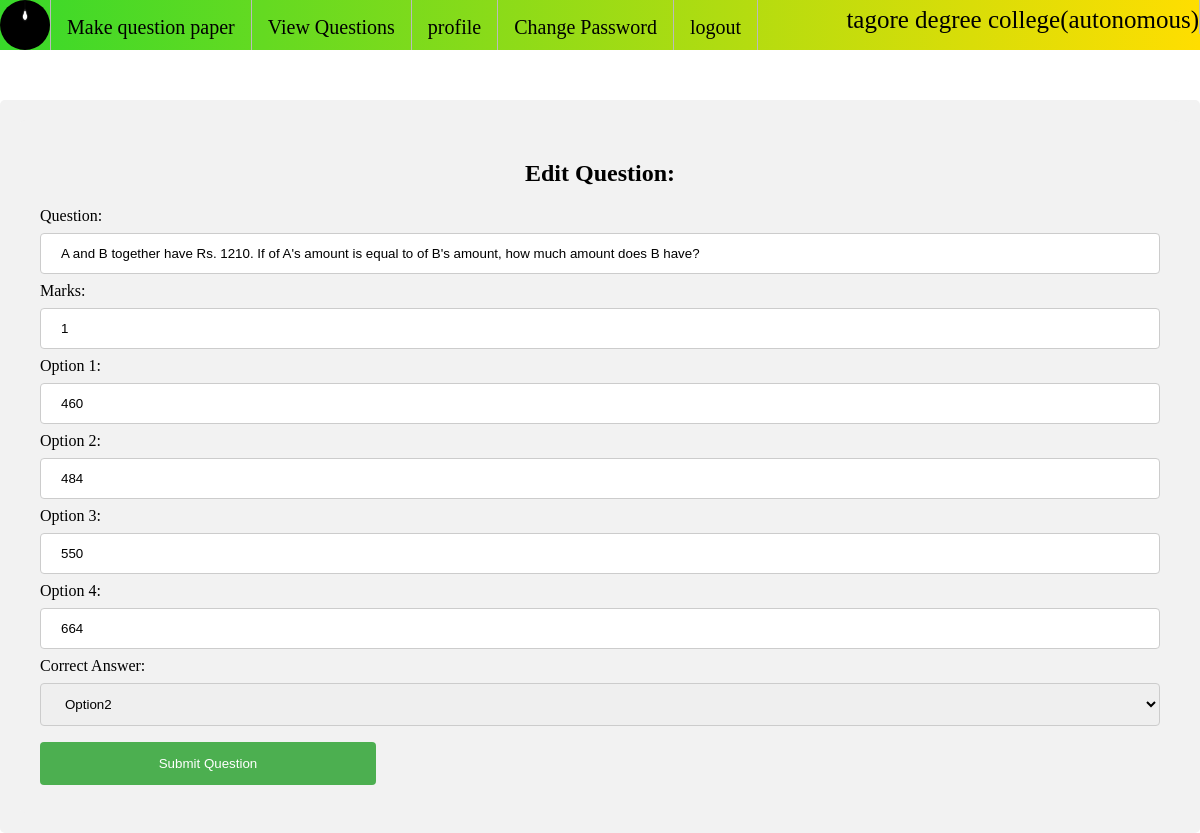
Page /faculty/questionedit/25/ (signed in) on the committed database.
### faculty/models.py (models this page shows)
class Faculty(models.Model):
    user=models.OneToOneField(User,on_delete=models.CASCADE)
    contact=models.PositiveIntegerField()
    address=models.CharField(max_length=100)
    profile_pic=models.ImageField(upload_to='profile_pic/faculty/',null=True)
    course=models.CharField(max_length=40)
    approved=models.BooleanField(default=False)

### exam/models.py (models this page shows)
class Question(models.Model):
    course=models.ForeignKey(Course,on_delete=models.CASCADE)
    question=models.CharField(max_length=1000)
    option1=models.CharField(max_length=100)
    option2=models.CharField(max_length=100)
    option3=models.CharField(max_length=100)
    option4=models.CharField(max_length=100)
    answer=models.CharField(max_length=100,choices=answer_choices)
    marks=models.PositiveIntegerField()

### faculty/views.py (the view)
# urls.py: path('questionedit/<int:id>/',views.faculty_edit_question,name='faculty-question-edit'),
@login_required(login_url='faculty-sign-in')
def faculty_edit_question(request,id):
    question=Question.objects.get(id=id)
    if request.method=='POST':
        question_form=QuestionForm(request.POST,instance=question)
        if question_form.is_valid():
            question_form.save()
            return HttpResponseRedirect('/faculty/viewquestions/')
    else:
        question_form=QuestionForm(instance=question)
    return render(request,'faculty/editquestion.html',{'questionform':question_form})

### exam/forms.py
class QuestionForm(forms.ModelForm):
    class Meta:
        model=Question
        fields=['question','option1','option2','option3','option4','marks','answer']

### templates/faculty/editquestion.html (shortened to what this page needs)
<!DOCTYPE html>
<html lang="en">
<head>
</head>
<body>
  {% include 'faculty/base.html' with faculty=request.user.faculty%}
    <div class="container">
        <div class="row">
            <form method='POST'>
                <h2 style="text-align:center">Edit Question:</h2>
            <label for="question">Question:</label>
            {{questionform.question}}
            <label for="Marks">Marks:</label>
            {{questionform.marks}}
            <label for="Option 1">Option 1:</label>
            {{questionform.option1}}
            <label for="Option 2">Option 2:</label>
            {{questionform.option2}}
            <label for="Option 3">Option 3:</label>
            {{questionform.option3}}
            <label for="Option 4">Option 4:</label>
            {{questionform.option4}}
            <label for="correct answer">Correct Answer:</label>
            {{questionform.answer}}
            <input type="submit" value="Submit Question">
              </form>
</body>
</html>

### templates/faculty/base.html (shortened to what this page needs)
<!DOCTYPE html>
<html>
<head>
</head>
<body>
<ul>
  <li style="float:right;color:black;font-size: 25px;padding-top: 6px;">tagore degree college(autonomous)</li>
  <li><img src="{{faculty.profile_pic.url}}"class="photo" height=100px width=100px></li>
  <li><a href="{% url 'faculty-add-question' %}">Make question paper</a></li>
  <li><a href="{% url 'faculty-view-questions' %}">View Questions</a></li>
  <li><a href="{% url 'faculty-profile' %}">profile</a></li>
  <li><a href="{% url 'faculty-change-password' %}">Change Password</a></li>
  <li><a href="{% url 'faculty-logout' %}">logout</a></li>
</ul>
</body>
</html>

### templates/faculty/editquestion.html (style rules this page uses)
body { margin:0px }
.container { height:100%; margin-top: 50px; }
.row { padding:20px }
input[type=text], select { width: 100%; padding: 12px 20px; margin: 8px 0; display: inline-block; border: 1px solid #ccc; border-radius: 4px; box-sizing: border-box; }
input[type=number], select { width: 100%; padding: 12px 20px; margin: 8px 0; display: inline-block; border: 1px solid #ccc; border-radius: 4px; box-sizing: border-box; }
input[type=submit] { width: 30%; background-color: #4CAF50; color: white; padding: 14px 20px; margin: 8px 0; border: none; border-radius: 4px; cursor: pointer; }
div { border-radius: 5px; background-color: #f2f2f2; padding: 20px; }

### templates/faculty/base.html (style rules this page uses)
body { margin:0px }
ul { list-style-type: none; margin: 0; padding: 0; overflow: hidden; background-image: linear-gradient(to right, #1fd40fe2, rgba(255,222,0,1)); height: 50px; }
li { float: left; border-right:1px solid #bbb; }
li a { font-size: 20px; display: block; color: black; text-align: center; padding: 16px 16px; text-decoration: none; }
.photo { width:50px; height:50px; border-radius:100px; }

### rows in the picture
Faculty: profile_pic (picture)
Question: question "A and B together have Rs. 1210. If of A's amount is equal to of B's amount, how much amount does B have?", marks "1", option1 "460", option2 "484", option3 "550", option4 "664", answer "Option2"
